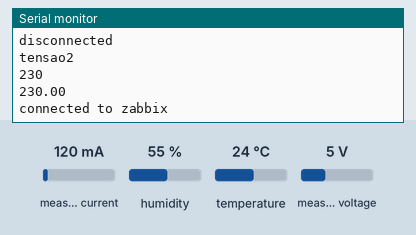
Simulated run of this sketch. Board: Arduino Uno, built with avr-gcc and run on an emulated ATmega328P. Shown: the last lines printed to the serial monitor. The inputs (shaded band) are chosen by the test bench; at power-on: humidity 55 %, measured voltage 5 V, temperature 24 °C, measured current 120 mA. WiFi joins after 1.5 s; servers stay silent unless stated.

Above: at 2.7 s.
2.8 s: humidity set to 22 %
At 2.8 s:
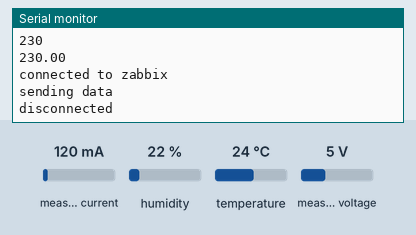
4.8 s: measured voltage set to 0.3 V
At 5.22 s:
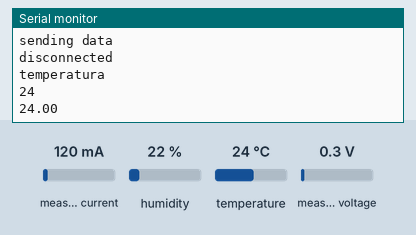
6.8 s: temperature set to 12 °C
At 8.41 s:
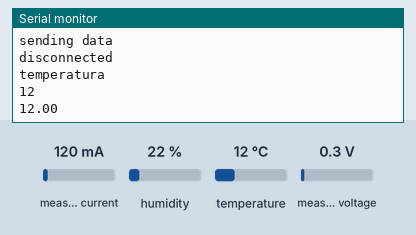
8.8 s: measured voltage set to 3.8 V
At 8.85 s:
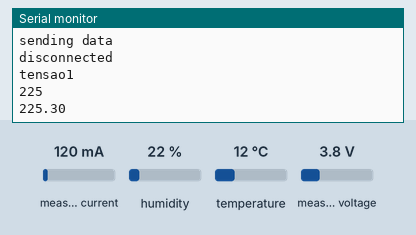
10.8 s: humidity set to 40 %
At 11.83 s:
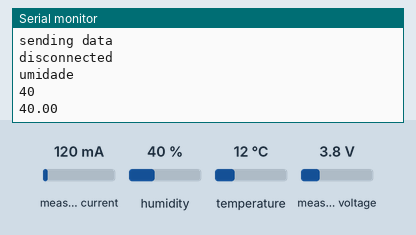
Timing chart, 0 to 13.8 s (numbered marks = the images above; inputs shaded):
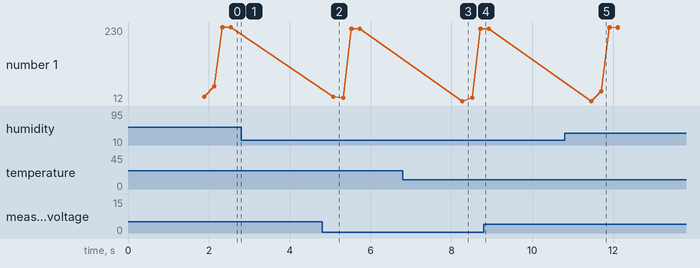

Measured:
- after the input at 6.8 s, the serial monitor: prints a new line after 1.5 s (image 3)
- after the input at 10.8 s, the serial monitor: prints a new line after 0.90 s (image 5)
- plotted number 1: 230 → 225.3 after the input at 4.8 s

The sketch:

zabbix.ino
```cpp
#include <Arduino.h>
#include <SPI.h>
#include <Ethernet.h>
#include "config.hpp"
#include "EmonLib.h"
#include "DHT.h"

//Pinos Utilizados
const int pintensao0 = 1; //PINO ANALÓGICO UTILIZADO PELO SENSOR
const int pintensao1 = 2; //PINO ANALÓGICO UTILIZADO PELO SENSOR
const int pintemp = A4; //PINO ANALÓGICO UTILIZADO PELO SENSOR

#define VOLT_CAL 215.3   //VALOR DE CALIBRAÇÃO (DEVE SER AJUSTADO EM PARALELO COM UM MULTÍMETRO)

#define DHTTYPE    DHT11     // DHT 22 (AM2302)
EnergyMonitor emon1; //CRIA UMA INSTÂNCIA
EnergyMonitor emon2; //CRIA UMA INSTÂNCIA
//dht DHT; //VARIÁVEL DO TIPO DHT
DHT dht(pintemp, DHTTYPE);

    int counter;
    float valor;
    float  t0;
    float  t1;
    float temperatura;
    float umidade;
byte mac[] = { MAC1, MAC2, MAC3, MAC4, MAC5, MAC6 };
IPAddress zabbix(ZABBIX_IP1, ZABBIX_IP2, ZABBIX_IP3, ZABBIX_IP4);

int zabbixPort = 10051;

int numeroDeVariaveis = 4; //COLOQUE AQUI A QUANTIDADE DE VARIÁVEIS QUE SERÃO ENVIADAS PARA O ZABBIX

void zabbix_send_trap(void);

void setup() {
    Serial.begin(9600);
     dht.begin();
    Serial.println("Obtaining IP address using DHCP...");
    while (Ethernet.begin(mac) != 1) {
        delay(10);
    }
//    counter = 100;
//    t0 = 1;
//    t1 = 1;
//    temperatura = 1;
//    umidade = 1;

    Serial.println("setup done.");

  emon1.voltage(pintensao0, VOLT_CAL, 1.7); //PASSA PARA A FUNÇÃO OS PARÂMETROS (PINO ANALÓGIO / VALOR DE CALIBRAÇÃO / MUDANÇA DE FASE)
  emon2.voltage(pintensao1, VOLT_CAL, 1.7); //PASSA PARA A FUNÇÃO OS PARÂMETROS (PINO ANALÓGIO / VALOR DE CALIBRAÇÃO / MUDANÇA DE FASE)
}

void loop() {

     zabbix_send_trap();

     delay(2000);

}
const char PROGMEM content_header[] = "{\"request\":\"sender data\",\"data\":[";
const char PROGMEM content_item[] = "{\"host\":\"%s\",\"key\":\"%s\",\"value\":\"%d\"}";
const char PROGMEM content_footer[] = "]}";

char host[] = "arduino1";     // hostname zabbix
char key[][15] = {"temperatura","umidade","tensao1", "tensao2"};            // DEFINA AQUI O NOME DAS VARIAVEIS (tamanho máximo definido pelo 11)
//char counterAtual[] = {temperatura,umidade,t0,t1};

unsigned int prepare_content(char *dst, char keyAtual[]) {
    unsigned int len = 0;

    memcpy(&dst[len], content_header, sizeof(content_header));
    len += sizeof(content_header) - 1;
    len += sprintf_P(&dst[len], content_item, host, keyAtual, counter);
    memcpy(&dst[len], content_footer, sizeof(content_footer));
    len += sizeof(content_footer) - 1;
    return len;
}

EthernetClient zbx_client;
char packet_header[] = "ZBXD\1"; //followed by unsigned long long content_len
unsigned long long content_len;
unsigned int payload_len;
char packet_content[256];

void zabbix_send_trap() {

   //sensores de tensão
  emon1.calcVI(17,500); //FUNÇÃO DE CÁLCULO (17 SEMICICLOS, TEMPO LIMITE PARA FAZER A MEDIÇÃO)
  emon2.calcVI(17,500); //FUNÇÃO DE CÁLCULO (17 SEMICICLOS, TEMPO LIMITE PARA FAZER A MEDIÇÃO)
  float t0  = emon1.Vrms; //VARIÁVEL RECEBE O VALOR DE TENSÃO RMS OBTIDO
  float t1  = emon2.Vrms; //VARIÁVEL RECEBE O VALOR DE TENSÃO RMS OBTIDO

  //sensor de temperatura
//  DHT.read11(pintemp); //LÊ AS INFORMAÇÕES DO SENSOR
  float  temperatura = dht.readTemperature(); //VARIÁVEL RECEBE A TEMPERATURA MEDIDA
  float  umidade = dht.readHumidity(); //VARIÁVEL RECEBE A UMIDADE MEDIDA

    for(int i=0; i < sizeof(key)/sizeof(key[i]);i++){
       String item = String(key[i]);
       if (item == "temperatura"){
            valor = temperatura;
       }
       if (item == "umidade"){
            valor = umidade;
       }
       if (item == "tensao1"){
           valor = t0;
       }
       if (item == "tensao2")
            valor = t1;

      counter = static_cast<int>(valor);
          Serial.println(key[i]);
          Serial.println(counter);
          Serial.println(valor);

      content_len = prepare_content(packet_content, key[i]);
      payload_len = sizeof(content_header) + content_len + sizeof(content_footer);
      if (zbx_client.connect(zabbix, zabbixPort)) {
          Serial.println("connected to zabbix");
          Serial.println("sending data");
          zbx_client.write(packet_header, sizeof(packet_header) - 1);
          zbx_client.write((char *)&content_len, sizeof(content_len));
          zbx_client.write(packet_content, content_len);
          delay(1);
          zbx_client.stop();
          Serial.println("disconnected");
      }
    }
}
```

config.hpp
```cpp
#ifndef _config_h
#define _config_h

#define MAC1 0xde
#define MAC2 0xad
#define MAC3 0xbe
#define MAC4 0xef
#define MAC5 0xfe
#define MAC6 0xed

#define ZABBIX_IP1 192
#define ZABBIX_IP2 168
#define ZABBIX_IP3 19
#define ZABBIX_IP4 204

#endif //_config_h
```
